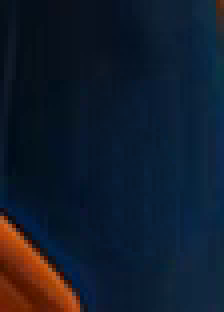
#> input picture scripts/assets/directors-cap/flag-plate.png, 56 x 78 px, given in place of storytellers-desktop.png, which was not available (shown 4 times larger)
$ python grade.py assets/directors-cap
#> lines starting #> are read from the running program, lines starting #| are printed output that depends on the picture; after the words box and inside, x2 and y2 are one past the last pixel; in counts of white or black regions, pixels touching at a corner belong together
#!/usr/bin/env python3
""""Fresh daylight" grade for the chapter masters (client-approved 2026-10-21 on qa/shots/v3-grade-study.jpg; live).
One recipe for every chapter master (.art/masters-2026-10-20/<chapter>-<desktop|phone>.png), tuned by eye. Steps, in
CIE Lab (D65):
  1. craquelure: thin dark cracks are found with a grey closing of L and filled back in, gated so bold dark detail
     (pupils, outlines) and busy texture (hair, carpets, damask) are left alone;
  2. varnish cast: the yellow-amber cast is measured on the near-neutral pixels (stone, linen, sky, plaster) and
     pulled part of the way to a clean, faintly warm neutral; saturated colour and skin take only part of the shift;
  3. tone: a toe-preserving curve lifts shadows and mids (L 0 stays 0, so blacks keep their depth) and opens the
     whites a little;
  4. clarity: large-radius local contrast on L, faded out towards black and white;
  5. colour: gentle vibrance (low-chroma colour gains most, skin least) and a whisper of cool in neutral shadows.
RECIPE below is the approved one: it reproduces the study's graded masters bit for bit. Spatial sizes are in pixels of
the 5504 x 3072 masters and scale with the long side, so the 3072 x 5504 phone portraits take the same footprints.

The masters are read only. Outputs are new files named <stem><suffix>.png and never replace an input; in the masters
folder only <stem>-graded.png files are written (from sources that are not graded files), so a master is never touched.
  python3 scripts/grade.py --live          grade the live set into the masters folder as *-graded.png (below), add their
                                           sums to SHA256SUMS, then recut the paper-card crops from the graded files
  python3 scripts/grade.py --crops         only that last step: scripts/crops.py run on the *-graded.png sources
  python3 scripts/grade.py OUT_DIR [IMAGE ...] [--scale S] [--suffix -graded]   (studies; no IMAGE: the six desktops)
The live set: the six chapters' desktop and phone masters (scripts/art-masters.json points at their -graded files),
plus creators-desktop-v1.png and brands-desktop-v1.png, which scripts/crops.py cuts the paper cards from; those two
take the varnish shift measured on their chapter's live desktop master (the same paint, so the cards match it).
Phone portraits (the tuning for them): the same recipe and footprints, and each reads its own varnish cast, but never
takes a larger shift than its chapter's desktop master. A portrait's lights are whatever its crop holds, and Directors'
read the cream floor tiles as varnish (b* 24 against the desktop's 12): its own shift turned the green velvet teal.
Capped, both viewports of one painting carry one grade; Creators' portrait, bluer than its desktop, keeps its own.
"""
import argparse
import hashlib
import importlib.util
import sys
from pathlib import Path

import numpy as np
from PIL import Image
from scipy import ndimage
from scipy.interpolate import PchipInterpolator

ROOT = Path(__file__).resolve().parent.parent
MASTERS = ROOT / '.art' / 'masters-2026-10-20'
CHAPTERS = ('storytellers', 'creators', 'brands', 'results', 'directors', 'apply')
SUFFIX = '-graded'
# file -> (how it gets its varnish shift, from which master): None = its own measurement; ('borrow', m) = m's shift;
# ('cap', m) = its own, no larger than m's (see the docstring)
LIVE = {}
for _c in CHAPTERS:
    LIVE[f'{_c}-desktop.png'] = None
    LIVE[f'{_c}-phone.png'] = ('cap', f'{_c}-desktop.png')
LIVE.update({'creators-desktop-v1.png': ('borrow', 'creators-desktop.png'),
             'brands-desktop-v1.png': ('borrow', 'brands-desktop.png')})

# The recipe (approved 2026-10-21). Spatial sizes are for the 5504-px masters and scale with the long side.
RECIPE = {
    'crack_close_px': 7,          # grey-closing footprint (diameter) that bridges the cracks
    'crack_preblur_px': 0.0,      # > 0.4: find the cracks on a lightly blurred L (off in the approved recipe)
    'crack_min': 1.0,             # residual (L units) where crack filling starts...
    'crack_full': 3.5,            # ...and is at full strength
    'crack_bold': (14.0, 26.0),   # residual band where it fades out again (bold dark detail stays)
    'crack_texture': (2.5, 7.0),  # local std of L (closed) over which filling fades out (busy texture stays)
    'crack_strength': 0.8,
    'crack_skin': 0.35,           # on skin only this much of that (keeps the pores and paint grain)
    'neutral_chroma': 28.0,       # the cast is read off the lights: L > 45, chroma under this, no blues...
    'neutral_top': 70,            # ...the brightest 30% of them (what should be white has yellowed most)
    'cast_target': (0.6, 4.0),    # a*, b* the lights are pulled towards (a faintly warm, paper white)
    'cast_amount': 0.5,           # fraction of the measured cast removed
    'cast_axis_deg': 75.0,        # the varnish axis in a*b* (amber-yellow); only the cast along it is removed
    'cast_max': 10.0,             # largest shift along that axis
    'cast_tone_weight': (0.6, 1.0),   # share of the shift taken by the shadows (L* 12) and by the lights (L* 70+)
    'cast_keep_saturated': 0.55,  # saturated colour takes this fraction of the shift
    'cast_keep_skin': 0.3,        # skin takes this fraction
    'cast_keep_blue': 0.3,        # intended blues (skies, robes) take this fraction, or they turn electric
    'tone': ((0.0, 0.0), (0.03, 0.034), (0.10, 0.136), (0.25, 0.322), (0.45, 0.532), (0.65, 0.716),
             (0.85, 0.89), (0.95, 0.97), (1.0, 1.0)),
    'clarity_sigma_px': 36,
    'clarity': 0.24,
    'vibrance': 0.16,
    'vibrance_skin': 0.05,
    'cool_shadows': 1.6,          # b* taken out of neutral shadows
}

# ---- colour ------------------------------------------------------------------------------------------------------
_M = np.array([[0.4124564, 0.3575761, 0.1804375],
               [0.2126729, 0.7151522, 0.0721750],
               [0.0193339, 0.1191920, 0.9503041]], dtype=np.float32)
_MI = np.linalg.inv(_M).astype(np.float32)
_WP = np.array([0.95047, 1.0, 1.08883], dtype=np.float32)


def srgb_to_lab(rgb8):
    c = rgb8.astype(np.float32) / 255.0
    lin = np.where(c <= 0.04045, c / 12.92, ((c + 0.055) / 1.055) ** 2.4)
    del c
    xyz = (lin @ _M.T) / _WP
    del lin
    f = np.where(xyz > 216 / 24389, np.cbrt(xyz), (24389 / 27 * xyz + 16) / 116)
    del xyz
    L = 116 * f[..., 1] - 16
    a = 500 * (f[..., 0] - f[..., 1])
    b = 200 * (f[..., 1] - f[..., 2])
    return L.astype(np.float32), a.astype(np.float32), b.astype(np.float32)


def lab_to_srgb8(L, a, b):
    fy = (L + 16) / 116
    f = np.stack([fy + a / 500, fy, fy - b / 200], axis=-1)
    xyz = np.where(f > 6 / 29, f ** 3, (116 * f - 16) / (24389 / 27)) * _WP
    del f
    lin = np.clip(xyz @ _MI.T, 0, 1)
    del xyz
    c = np.where(lin <= 0.0031308, 12.92 * lin, 1.055 * np.power(lin, 1 / 2.4) - 0.055)
    return np.clip(np.round(c * 255), 0, 255).astype(np.uint8)


def smoothstep(e0, e1, x):
    t = np.clip((x - e0) / (e1 - e0), 0, 1)
    return t * t * (3 - 2 * t)


def skin_weight(a, b, C):
    """1 on skin-like colour (orange-brown hues, moderate chroma), 0 elsewhere."""
    h = np.degrees(np.arctan2(b, a))
    return smoothstep(25, 38, h) * (1 - smoothstep(68, 82, h)) * smoothstep(8, 14, C) * (1 - smoothstep(42, 55, C))


def measure_cast(L, a, b, C, r=RECIPE):
    """Median a*, b* of the lights among the near-neutral pixels (no intended blues)."""
    hue = np.degrees(np.arctan2(b, a)) % 360
    cand = (L > 45) & (C < r['neutral_chroma']) & ~((hue > 150) & (hue < 300))   # not the intended blues
    if cand.sum() < 500:
        cand = L >= np.percentile(L, 90)
    lights = cand & (L >= np.percentile(L[cand], r['neutral_top']))
    return float(np.median(a[lights])), float(np.median(b[lights]))


# ---- the grade ---------------------------------------------------------------------------------------------------
def crack_fill(L, a, b, r, k, info):
    """Step 1: thin dark cracks found with a grey closing of L and filled back in (returns L, a, b)."""
    size = max(3, int(round(r['crack_close_px'] * k)) | 1)
    yy, xx = np.mgrid[-(size // 2):size // 2 + 1, -(size // 2):size // 2 + 1]
    disk = (xx * xx + yy * yy) <= (size / 2) ** 2
    closed = ndimage.grey_closing(L, footprint=disk)
    res = closed - L                                   # what filling adds
    pb = r['crack_preblur_px'] * k
    if pb >= 0.4:                                      # detection on a lightly blurred L (grain stays below threshold)
        Lb = ndimage.gaussian_filter(L, pb)
        det = ndimage.grey_closing(Lb, footprint=disk) - Lb
        del Lb
    else:
        det = res
    sig = max(1.0, 6 * k)
    m1 = ndimage.gaussian_filter(closed, sig)
    sd = np.sqrt(np.maximum(ndimage.gaussian_filter(closed * closed, sig) - m1 * m1, 0))
    del m1
    gate = (smoothstep(r['crack_min'], r['crack_full'], det) * (1 - smoothstep(*r['crack_bold'], res))
            * (1 - smoothstep(*r['crack_texture'], sd)))
    gate *= r['crack_strength'] * (1 - (1 - r['crack_skin']) * skin_weight(a, b, np.hypot(a, b)))
    L = L + res * gate
    # the cracks' brown, filled from the paint around them (normalised blur that ignores crack pixels)
    wgt = ndimage.gaussian_filter(1 - np.clip(gate * 1.5, 0, 1), sig)
    for ch in (a, b):
        bg = ndimage.gaussian_filter(ch * (1 - np.clip(gate * 1.5, 0, 1)), sig) / np.maximum(wgt, 1e-3)
        ch += gate * (bg - ch)
        del bg
    info['crack_px'] = float((gate * res > 2).mean())
    return L, a, b


def varnish_shift(L, a, b, C, r=RECIPE):
    """Step 2's measurement: the lights' a*, b* and the (da, db) shift the recipe takes off them."""
    a0, b0 = measure_cast(L, a, b, C, r)
    ux, uy = np.cos(np.radians(r['cast_axis_deg'])), np.sin(np.radians(r['cast_axis_deg']))
    along = (a0 - r['cast_target'][0]) * ux + (b0 - r['cast_target'][1]) * uy
    amt = float(np.clip(r['cast_amount'] * along, 0, r['cast_max']))   # only ever removes warmth
    return a0, b0, (float(-amt * ux), float(-amt * uy))


# [7 lines left out: function measure_shift, not called in this run]


def grade(rgb8, r=RECIPE, log=None, k=None, shift=None, cap=None):
    """rgb8: HxWx3 uint8. k: spatial scale against the 5504-px masters (default: from the long side).
    shift: (da, db) to use instead of the varnish shift measured on this image; cap: (da, db) of the master whose
    shift this one may not exceed (see LIVE)."""
    h, w = rgb8.shape[:2]
    k = max(w, h) / 5504.0 if k is None else k
    L, a, b = srgb_to_lab(rgb8)
    info = {}

    # 1. craquelure
    L, a, b = crack_fill(L, a, b, r, k, info)

    # 2. varnish cast
    C = np.hypot(a, b)
    a0, b0, own = varnish_shift(L, a, b, C, r)
    da, db = own if shift is None else (float(v) for v in shift)
    if shift is None and cap is not None and np.hypot(*own) > np.hypot(*cap):
        da, db = (float(v) for v in cap)
        info['capped'] = (round(own[0], 1), round(own[1], 1))
    info.update(cast=(round(a0, 1), round(b0, 1)), shift=(round(da, 1), round(db, 1)), shift_exact=(da, db))
    sk = skin_weight(a, b, C)
    keep = 1 - (1 - r['cast_keep_saturated']) * smoothstep(16, 44, C)
    keep = keep * (1 - sk * (1 - r['cast_keep_skin']))
    keep = keep * (1 - (1 - r['cast_keep_blue']) * smoothstep(-1, -12, b))
    tw0, tw1 = r['cast_tone_weight']
    lw = tw0 + (tw1 - tw0) * smoothstep(12, 70, L)  # varnish yellows the lights most; shadows take less
    a = a + da * keep * lw
    b = b + db * keep * lw
    del keep, lw

    # 3. tone
    pts = np.array(r['tone'], dtype=np.float64)
    lut_x = np.linspace(0, 1, 4097)
    lut = PchipInterpolator(pts[:, 0], pts[:, 1])(lut_x).astype(np.float32)
    y = np.clip(L / 100, 0, 1)
    L = np.interp(y, lut_x, lut).astype(np.float32) * 100

    # 4. clarity
    base = ndimage.gaussian_filter(L, max(2.0, r['clarity_sigma_px'] * k))
    y = L / 100
    mid = np.clip(4 * y * (1 - y), 0, 1) ** 0.7
    L = np.clip(L + r['clarity'] * (L - base) * mid, 0, 100)
    del base, mid

    # 5. colour: vibrance, cool neutral shadows
    C = np.hypot(a, b)
    sk = skin_weight(a, b, C)
    v = r['vibrance'] * (1 - sk) + r['vibrance_skin'] * sk
    gain = 1 + v * (1 - smoothstep(10, 70, C))
    a *= gain
    b *= gain
    y = L / 100
    b -= r['cool_shadows'] * (1 - smoothstep(0.08, 0.45, y)) * (1 - smoothstep(10, 30, C)) * smoothstep(0.0, 0.05, y)
    del gain, v, sk, C

    out = lab_to_srgb8(L, a, b)
    if log is not None:
        log.update(info)
    return out


# [47 lines left out: functions sha256, update_sums, check_masters, recut_crops, not called in this run]


def grade_file(src, dst, scale=1.0, shift=None, cap=None):
    im = Image.open(src).convert('RGB')
    if scale != 1.0:
        im = im.resize((round(im.width * scale), round(im.height * scale)), Image.LANCZOS)
    info = {}
    out = grade(np.asarray(im), log=info, shift=shift, cap=cap)
    Image.fromarray(out).save(dst, optimize=False, compress_level=3)
    how = ' (borrowed)' if shift else (f' (capped at the desktop\'s; its own {info["capped"]})' if 'capped' in info else '')
    print(f'{src.name} -> {dst}  cast a*,b* {info["cast"]}  shift {info["shift"]}{how}  '
          f'crack fill > 2 L*: {info["crack_px"]:.2%} of pixels', flush=True)
    return info


def main():
    ap = argparse.ArgumentParser(description=__doc__, formatter_class=argparse.RawDescriptionHelpFormatter)
    ap.add_argument('out_dir', nargs='?')
    ap.add_argument('images', nargs='*')
    ap.add_argument('--scale', type=float, default=1.0)
    ap.add_argument('--suffix', default='')
    ap.add_argument('--live', action='store_true', help='grade the live set into the masters folder, then recut crops')
    ap.add_argument('--crops', action='store_true', help='only recut the paper-card crops from the graded masters')
    ap.add_argument('--only', nargs='*', help='--live: just these files of the live set (e.g. apply-phone.png)')
    ap.add_argument('--preview', help='--live/--crops: also write crops.py\'s contact sheet here')
    args = ap.parse_args()

    if args.crops:
        recut_crops(preview=args.preview)
        return
    if args.live:
        names = args.only or list(LIVE)
        unknown = [n for n in names if n not in LIVE]
        if unknown:
            sys.exit(f'grade.py: not in the live set: {unknown}')
        check_masters(names + [v[1] for n in names if (v := LIVE[n])])
        done, shifts = [], {}
        for name in names:
            src, dst = MASTERS / name, MASTERS / f'{Path(name).stem}{SUFFIX}.png'
            mode, ref = LIVE[name] or (None, None)
            if ref and ref not in shifts:          # the desktop master's shift, exactly as its own grade measures it
                shifts[ref] = measure_shift(np.asarray(Image.open(MASTERS / ref).convert('RGB')))
            info = grade_file(src, dst, shift=shifts[ref] if mode == 'borrow' else None,
                              cap=shifts[ref] if mode == 'cap' else None)
            if not mode:
                shifts[name] = info['shift_exact']
            done.append(dst)
        update_sums(done)
        print(f'SHA256SUMS: {len(done)} graded files added or refreshed')
        if not args.only or any((LIVE[n] or ('',))[0] == 'borrow' for n in names):
            recut_crops(preview=args.preview)
        return

    if not args.out_dir:
        ap.error('OUT_DIR, --live or --crops')
    out_dir = Path(args.out_dir).resolve()
    in_masters = out_dir == MASTERS.resolve() or MASTERS.resolve() in out_dir.parents
    if in_masters and args.suffix != SUFFIX:
        sys.exit(f'grade.py: writing into the masters folder takes --suffix {SUFFIX} (or use --live)')
    srcs = [Path(p).resolve() for p in args.images] or [MASTERS / n for n in LIVE if not LIVE[n]]   # the desktops
    out_dir.mkdir(parents=True, exist_ok=True)
    for src in srcs:
        dst = out_dir / f'{src.stem}{args.suffix}.png'
        if dst.resolve() == src or dst.resolve() in srcs or (in_masters and src.stem.endswith(SUFFIX)):
            sys.exit(f'grade.py: refusing to overwrite an input ({dst})')
        grade_file(src, dst, scale=args.scale)
#> in grade_file, im is the input picture: PIL image 56x78 RGB; mean R, G, B 17.3, 28.1, 43.9
#> in srgb_to_lab, `f = np.where(xyz > 216 / 24389, np.cbrt(xyz), (24389 / 27 * xyz + 16) ..`:
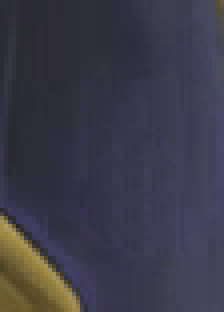
#> f: shape (78, 56, 3) float32 (shown 4 times larger); mean of channels 0, 1, 2 0.237, 0.231, 0.288; drawn as R, G, B
#> in srgb_to_lab, `b = 200 * (f[..., 1] - f[..., 2])`:
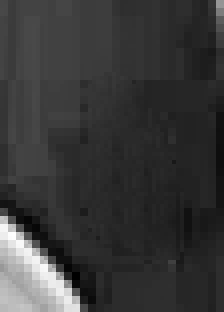
#> b: shape (78, 56) float32 (shown 4 times larger); min -30.89, max 57.52, mean -11.3; drawn with min black and max white
#> in crack_fill, `size = max(3, int(round(r['crack_close_px'] * k)) | 1)`: size = 3
#> in crack_fill, `yy, xx = np.mgrid[-(size // 2):size // 2 + 1, -(size // 2):size // 2 +..`: yy = [[-1, -1, -1], [0, 0, 0], [1, 1, 1]]; xx = [[-1, 0, 1], [-1, 0, 1], [-1, 0, 1]]
#> in crack_fill, `disk = (xx * xx + yy * yy) <= (size / 2) ** 2`: disk = [[True, True, True], [True, True, True], [True, True, True]]
#> in crack_fill, `res = closed - L`:
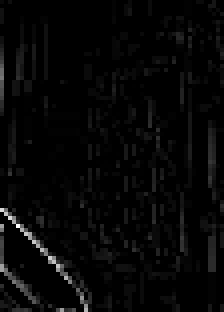
#> res: shape (78, 56) float32 (shown 4 times larger); min 0, max 10.63, mean 0.282; drawn with min black and max white
#> in crack_fill, `pb = r['crack_preblur_px'] * k`: pb = 0
#> in smoothstep (call 2), `t = np.clip((x - e0) / (e1 - e0), 0, 1)`: t: shape (78, 56) float32; every value is 0
#> in crack_fill, `gate *= r['crack_strength'] * (1 - (1 - r['crack_skin']) * skin_weight..`: gate: shape (78, 56) float32; min 0, max 0.8, mean 0.00907
#> the loop in crack_fill, `for ch in (a, b):` made 2 passes
#> in grade, `C = np.hypot(a, b)`:
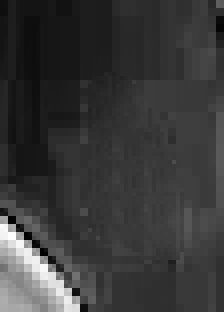
#> C: shape (78, 56) float32 (shown 4 times larger); min 1.98, max 70.81, mean 17.4; drawn with min black and max white
#> in measure_cast, `hue = np.degrees(np.arctan2(b, a)) % 360`:
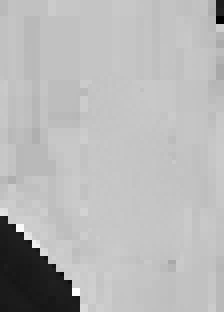
#> hue: shape (78, 56) float32 (shown 4 times larger); min 12.5, max 351.1, mean 256.8; drawn with min black and max white
#> in measure_cast, `cand = (L > 45) & (C < r['neutral_chroma']) & ~((hue > 150) & (hue < 3..`: cand: shape (78, 56) bool; every value is 0
#> in measure_cast, `cand = L >= np.percentile(L, 90)`:
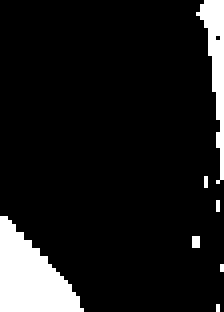
#> cand: shape (78, 56) bool (shown 4 times larger); 10.1% white; 7 white regions (5 under 20 px), largest, box (x1, y1, x2, y2) and area: (0, 54, 21, 78) 296, (49, 0, 56, 46) 128
#> in measure_cast, `lights = cand & (L >= np.percentile(L[cand], r['neutral_top']))`: lights: shape (78, 56) bool; 3% white; 1 white region, box (x1, y1, x2, y2) and area: (0, 54, 20, 78) 132
#> in varnish_shift, `a0, b0 = measure_cast(L, a, b, C, r)`: a0 = 38.16; b0 = 48.63
#> in varnish_shift, `ux, uy = np.cos(np.radians(r['cast_axis_deg'])), np.sin(np.radians(r['..`: ux = 0.259; uy = 0.966
#> in varnish_shift, `along = (a0 - r['cast_target'][0]) * ux + (b0 - r['cast_target'][1]) *..`: along = 52.83
#> in varnish_shift, `amt = float(np.clip(r['cast_amount'] * along, 0, r['cast_max']))`: amt = 10
#> in grade, `a0, b0, own = varnish_shift(L, a, b, C, r)`: a0 = 38.16; b0 = 48.63; own = (-2.59, -9.66)
#> in grade, `da, db = own if shift is None else (float(v) for v in shift)`: da = -2.59; db = -9.66
#> in grade, `keep = keep * (1 - sk * (1 - r['cast_keep_skin']))`:
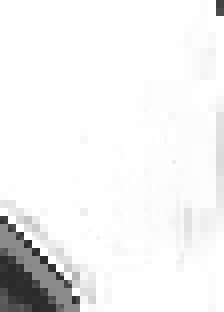
#> keep: shape (78, 56) float32 (shown 4 times larger); min 0.167, max 1, mean 0.945
#> in grade, `tw0, tw1 = r['cast_tone_weight']`: tw0 = 0.6; tw1 = 1
#> in grade, `pts = np.array(r['tone'], dtype=np.float64)`: pts = [[0, 0], [0.03, 0.034], [0.1, 0.136], [0.25, 0.322], [0.45, 0.532], [0.65, 0.716], [0.85, 0.89], [0.95, 0.97], [1, 1]]
#> in grade, `lut = PchipInterpolator(pts[:, 0], pts[:, 1])(lut_x).astype(np.float32)`: lut = 4097 values from 0 to 1


if __name__ == '__main__':
#> (the run stopped early here; a loop or call above may not have finished)
